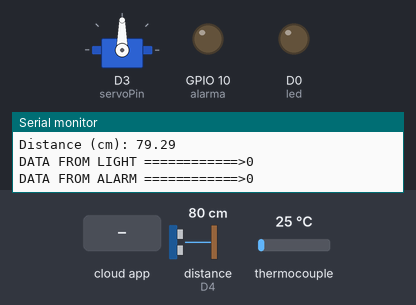
The sketch below on a simulated ESP8266 (NodeMCU). Parts: servo, output pins drawn as LEDs (lit = HIGH), the last lines printed to the serial monitor. Wiring (inferred from the names in the program): ultrasonic range finder: trigger D2; echo D4. The test bench sets the inputs (shaded band); at power-on: thermocouple 25 °C, distance to the obstacle (sensor on D4) 80 cm. The echo pulse lasts 58.3 µs per cm; WiFi joins after 1.5 s; servers stay silent unless stated; the Firebase database answers and starts empty; pins used as bus, display or sensor lines are not drawn.

Above: at 2.7 s.
2.8 s: the phone or cloud app sets motor to on
At 4.0 s:
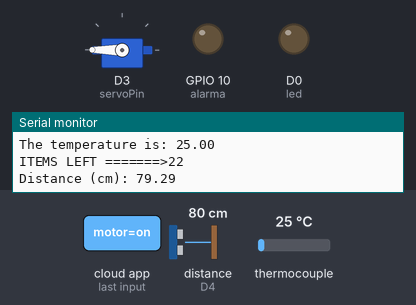
4.4 s: thermocouple set to 54 °C
6.3 s: thermocouple set to 64 °C
At 6.8 s:
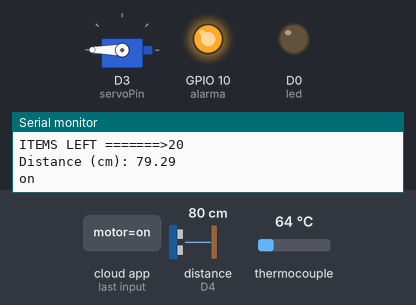
7.8 s: the phone or cloud app sets Light to 1
At 8.7 s:
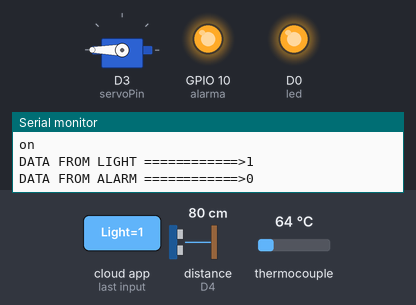
9.9 s: thermocouple set to 6 °C
At 10.4 s:
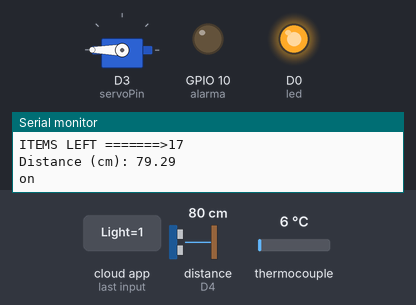
11.4 s: thermocouple set to 75 °C
At 12.9 s:
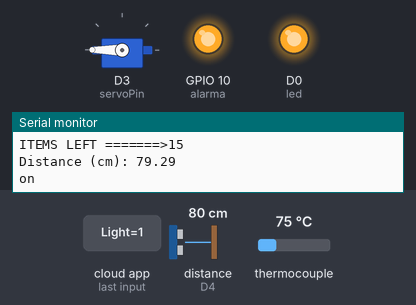
Timing chart, 0 to 14.4 s (numbered marks = the images above; inputs shaded):
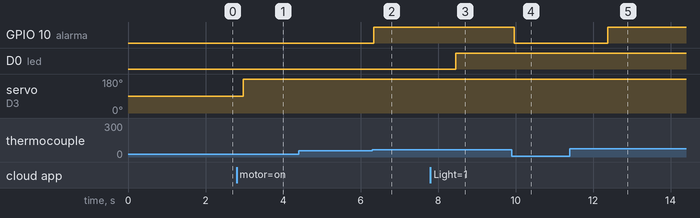

The sketch:

main.ino
```cpp
#include <ESP8266WiFi.h>
#include <FirebaseESP8266.h>
#include <ArduinoJson.h>
#include "max6675.h"
#include <Servo.h>
Servo myservo;
//Servo pino
int servoPin = D3;
//Sensor presence pins
const int trigPin = 4;
const int echoPin = 2;
#define SOUND_VELOCITY 0.034
long duration;
float distanceCm;

int secret_key = 8888;
int led = 16;
int alarma = 10;
int ktcSO = 12;
int ktcCS = 15;
int ktcCLK = 14;

int valor_alarma;
int val = 0;
float temperatura = 0;
String nodo = "Estado";
int count = 0;
MAX6675 ktc(ktcCLK, ktcCS, ktcSO);
/* 1. Define the wi-fi credentials*/
const char *ssid = "realme 7i";
const char *password = "lm080804";

/* 2. Define the Firebase credentials */

const char *FIREBASE_HOST = "https://estado-73a8e.firebaseio.com";
const char *FIREBASE_AUTH = "fYee0VuFKFpyBYpsaN3KtFjqCEa8SAg1LqVCc02W";

// Define Firebase Data object
FirebaseData firebasedata;


void setup()
{
  Serial.begin(115200);
  Serial.println();
  Serial.println();

  myservo.attach(servoPin);

  WiFi.begin(ssid, password);
  Serial.print("Connecting to Wi-Fi");
  while (WiFi.status() != WL_CONNECTED)
  {
    Serial.print(".");
    delay(300);
  }
  Serial.println();
  Serial.print("Connected with IP: ");
  Serial.println(WiFi.localIP());
  Serial.println();
  Serial.printf("Firebase Client v%s\n\n", FIREBASE_CLIENT_VERSION);
  Firebase.begin(FIREBASE_HOST, FIREBASE_AUTH);
  Firebase.reconnectWiFi(true);

  // Sets pins as Output or input
  pinMode(led, OUTPUT);
  pinMode(alarma, OUTPUT);
  pinMode(trigPin, OUTPUT);
  pinMode(echoPin, INPUT);


}

//Netx going to introduce in a loop function to listen every changes on the system.

void loop()
{

  Serial.println("INITIALIZING PROCESS...");
  while(1)
  {
  temperatura_function();
  distance();
  motor();
  Light();
  alarm();


  }
}


void temperatura_function(){
  // Calculate Temperature
  temperatura=ktc.readCelsius();
  Serial.print("The temperature is: ");
  Serial.println(temperatura);
  count++;
  if(count == 25)
  {
  Firebase.pushFloat(firebasedata,nodo + "/temperatura",temperatura);
  count = 0;
  }
  else {
    Serial.print("ITEMS LEFT =======>");
    Serial.println(25-count);
  }
  if(temperatura >= 60){
     digitalWrite(alarma,HIGH);
    }else{
       digitalWrite(alarma,LOW);
      }
    }


void distance() {
  digitalWrite(trigPin, LOW);
  delayMicroseconds(2);
  // Sets the trigPin on HIGH state for 10 micro seconds
  digitalWrite(trigPin, HIGH);
  delayMicroseconds(10);
  digitalWrite(trigPin, LOW);
  // Calculate distance with duration of echopin
  duration = pulseIn(echoPin, HIGH);
  distanceCm = duration * SOUND_VELOCITY/2;
  Serial.print("Distance (cm): ");
  Serial.println(distanceCm);

}

void motor(){
  Firebase.getString(firebasedata, nodo + "/motor");
  Serial.println(firebasedata.stringData());
  delay(100);
  if(firebasedata.stringData() == "on"){
    myservo.write(180);
    delay(500);
  }else{
    myservo.write(90);
    delay(500);
  }
}

void Light(){
  Firebase.getBool(firebasedata,nodo +"/Light");
  Serial.print("DATA FROM LIGHT ============>");
  Serial.println(firebasedata.boolData());
  if(firebasedata.boolData()== true){
  digitalWrite(led,HIGH);
  }
  else if(firebasedata.boolData()== false){
  digitalWrite(led,LOW);
  }


}

void alarm(){
  Firebase.getInt(firebasedata, nodo +"/alarma");
  Serial.print("DATA FROM ALARM ============>");
  Serial.println(firebasedata.intData());
  if(firebasedata.intData() == 1 and distanceCm <= 23){
    digitalWrite(alarma,HIGH);
    digitalWrite(alarma,LOW);

    }
  Firebase.getInt(firebasedata, nodo +"/password");
  Serial.print("DATA FROM PASSWORD ============>");
  Serial.println(firebasedata.intData());
  if(firebasedata.intData() == secret_key){
  Firebase.setInt(firebasedata,nodo +"/alarma",0);
  digitalWrite(alarma,LOW);
  Serial.println("alarm off");
  Firebase.setInt(firebasedata,nodo +"/password",0);
  }
 }
```

Measured:
- the behaviour switches between 59 and 60 °C on thermocouple (found by bisection; images 1 and 2)
- after the input at 2.8 s, servo on D3 (servoPin): 90° → 180° after 0.17 s
- after the input at 6.3 s, GPIO 10 (alarma): LOW → HIGH at once
- after the input at 7.8 s, D0 (led): LOW → HIGH after 0.65 s
- after the input at 9.9 s, GPIO 10 (alarma): HIGH → LOW after 0.06 s
- after the input at 11.4 s, GPIO 10 (alarma): LOW → HIGH after 0.98 s
